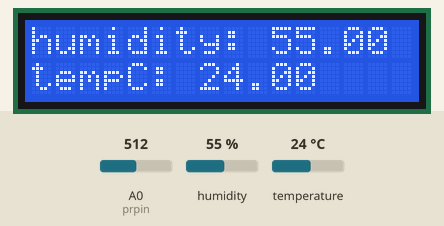
Recording of a sketch running on a simulated Arduino Uno, built with avr-gcc and run on an emulated ATmega328P. On the bench: 16×2 character LCD. The test bench sets the inputs (shaded band); at power-on: humidity 55 %, A0 (prpin) = 512, temperature 24 °C.

Above: at 1.7 s.
1.8 s: humidity set to 22 %
At 7.8 s:
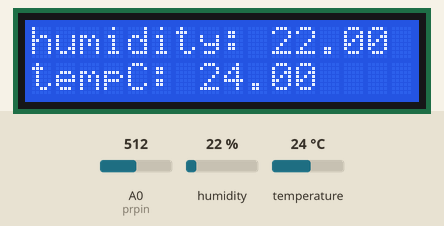
13.7 s: A0 (prpin) set to 716
At 23.1 s:
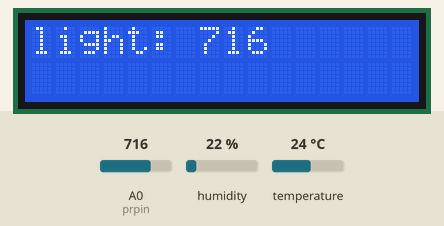
25.6 s: temperature set to 12 °C
At 31.1 s:
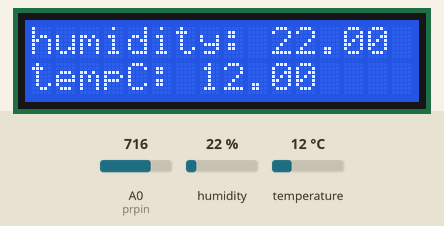
35.2 s: A0 (prpin) set to 900
At 40.5 s:
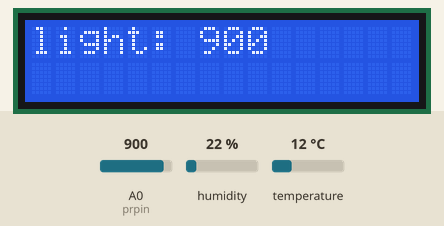
44.3 s: humidity set to 40 %
At 49.7 s:
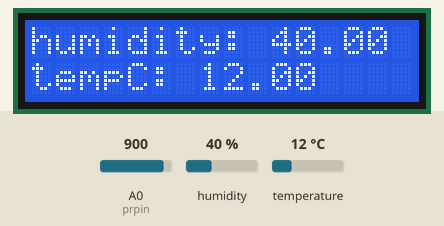
53.3 s: A0 (prpin) set to 1023
At 59.2 s:
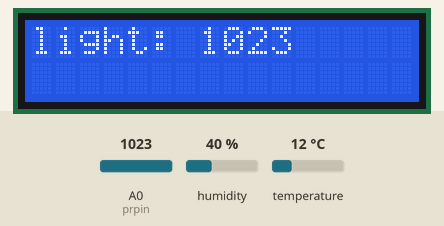
Timing chart, 0 to 60.7 s (numbered marks = the images above; inputs shaded):
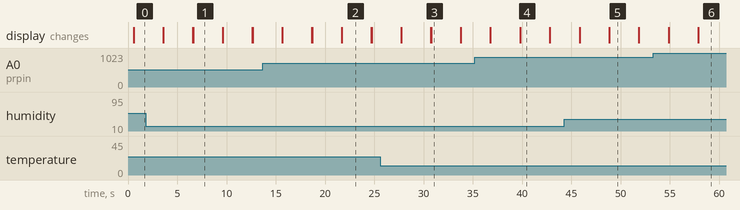

Measured:
- what the display in image 1 shows lasts 3.0 s, from 6.6 s to 9.6 s

The sketch:

Prog_3_DHT11_LCD1602_Photoresistor_v1.ino
```cpp
//print humidity and temperature with DHT11 arduino on lcd 1602 screen + photoresistor
#include <DHT.h>
#include <LiquidCrystal.h>
#define Type DHT11

int sensePin = 2;
DHT HT(sensePin,Type);
float humidity;
float tempC;

int rs = 7;
int e = 8;
int d4 = 9;
int d5 = 10;
int d6 = 11;
int d7 = 12;
LiquidCrystal lcd(rs,e,d4,d5,d6,d7);

int prpin = A0; //pr : photoresistor
int prval;

int dt = 3000;
int setTime = 500;

void setup() {
  Serial.begin(9600);
  HT.begin();
  lcd.begin(16,2);
  pinMode(prpin,INPUT);
  delay(setTime);
}

void loop() {
  humidity = HT.readHumidity();
  tempC = HT.readTemperature();

  prval = analogRead(prpin);

  lcd.setCursor(0,0);
  lcd.print("humidity: ");
  lcd.print(humidity);

  lcd.setCursor(0,1);
  lcd.print("tempC: ");
  lcd.print(tempC);
  delay(dt);
  lcd.clear();

  lcd.setCursor(0,0);
  lcd.print("light: ");
  lcd.print(prval);
  delay(dt);
  lcd.clear();

}
```
